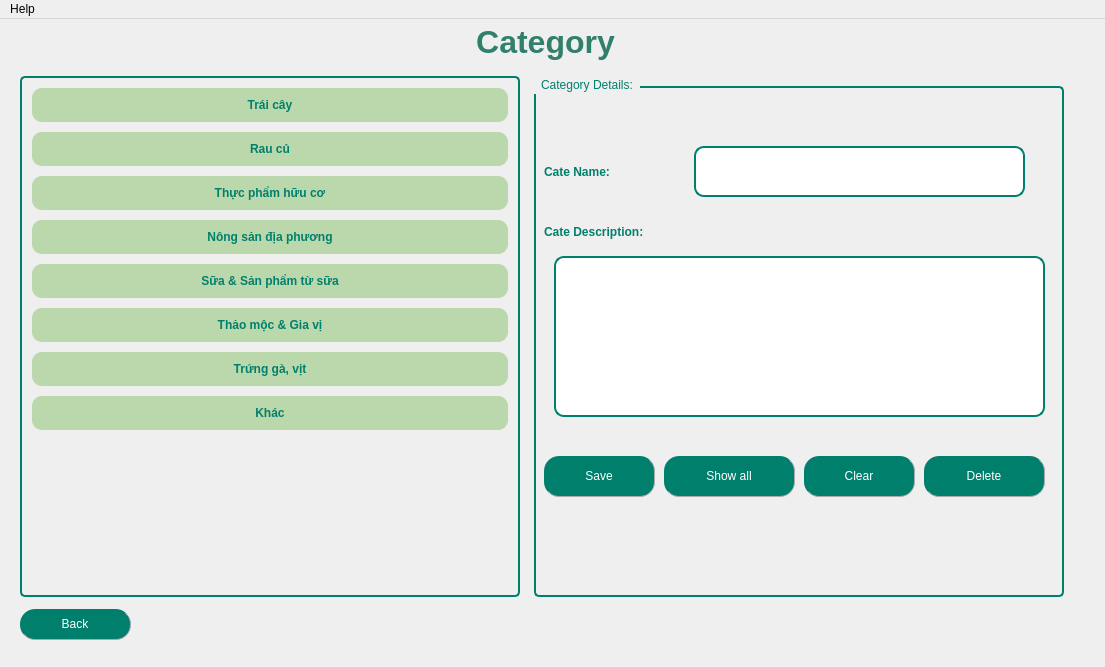
<?xml version="1.0" encoding="UTF-8"?>
<ui version="4.0">
 <class>MainWindow</class>
 <widget class="QMainWindow" name="MainWindow">
  <property name="geometry">
   <rect>
    <x>0</x>
    <y>0</y>
    <width>1105</width>
    <height>667</height>
   </rect>
  </property>
  <property name="maximumSize">
   <size>
    <width>16777207</width>
    <height>16777215</height>
   </size>
  </property>
  <property name="windowTitle">
   <string>Products</string>
  </property>
  <property name="windowIcon">
   <iconset>
    <normaloff>../ima/famer.jpg</normaloff>../ima/famer.jpg</iconset>
  </property>
  <property name="styleSheet">
   <string notr="true">QMenuBar {
    background-color: #00806c;  /* Màu nền */
    color: White;  /* Màu chữ */
	font-weight: bold;
}

QMenuBar::item {
    background-color: transparent;
    padding: 5px 10px;
}

QMenuBar::item:selected { 
    background-color: #86ad6f;  /* Màu khi hover */
}
QTableWidget {
	border: 2px solid #2E8B57; /* Viền màu xanh lá đậm */
    gridline-color: black;     /* Màu đường kẻ ô */
    background-color: #d2e3c3; /* Màu nền */
 	gridline-color: #006400; /* Màu đường kẻ */
    font-size: 12pt;
    font-family: &quot;Times New Roman&quot;;
}
QHeaderView::section {
    background-color: #00806c; /* Màu nền tiêu đề bảng */
    color: White;
    font-weight: bold;
    border: 1px solid #006400;
}
QTableCornerButton::section {
    background-color: #00806c; /* Cùng màu với tiêu đề */
    border: 1px solid #006400;
}
background-image: url(&quot;nentron.png&quot;);
background-repeat: no-repeat;
background-position: center;
background-size: cover;
</string>
  </property>
  <widget class="QWidget" name="centralwidget">
   <widget class="QWidget" name="layoutWidget">
    <property name="geometry">
     <rect>
      <x>12</x>
      <y>57</y>
      <width>1061</width>
      <height>521</height>
     </rect>
    </property>
    <layout class="QHBoxLayout" name="horizontalLayout_4">
     <item>
      <widget class="QListWidget" name="listWidgetCategory">
       <property name="enabled">
        <bool>true</bool>
       </property>
       <property name="maximumSize">
        <size>
         <width>500</width>
         <height>700</height>
        </size>
       </property>
       <property name="layoutDirection">
        <enum>Qt::LeftToRight</enum>
       </property>
       <property name="styleSheet">
        <string notr="true">QListWidget::item:selected {
    background: #00806c;  /* Giữ màu nền xanh đậm */
    color: white;         /* Chữ trắng */
    font-weight: bold;
    border: none;         /* Bỏ viền trắng */
    outline: none;        /* Loại bỏ đường viền focus */
}

QListWidget {
    border: 2px solid #00806c;  /* Viền xanh đậm */
    border-radius: 5px;         /* Bo góc nhẹ */
    background: transparent; /* Nền tổng thể xanh nhạt */
    font: bold 14pt &quot;Tahoma&quot;;   /* Font chữ đậm */
    color: #00806c;             /* Chữ xanh đậm */
    padding: 5px;
}

QListWidget::item {
    padding: 10px;
    border-radius: 10px;           /* Bo tròn góc */
    background-color: rgb(186, 216, 171);  /* Xanh nhạt khác nền tổng thể */
    color: #00806c;                /* Chữ xanh đậm */
    margin: 5px;
    text-align: center;
}

QListWidget::item:hover {
    background: white;   /* Khi di chuột vào, nền trắng */
    color: #00806c;      /* Chữ vẫn xanh đậm */
}

QListWidget::item:selected {
    background: #00806c;  /* Màu xanh đậm khi chọn */
    color: white;         /* Chữ trắng để nổi bật */
    font-weight: bold;
    border: none; /* Bỏ viền khi chọn */
}

QListWidget::item:selected:active {
    background: #00806c; /* Giữ màu khi focus */
    color: white; 
    border: none;
    outline: none; /* Bỏ đường viền khi focus */
}</string>
       </property>
       <property name="frameShape">
        <enum>QFrame::NoFrame</enum>
       </property>
       <property name="verticalScrollBarPolicy">
        <enum>Qt::ScrollBarAsNeeded</enum>
       </property>
       <property name="horizontalScrollBarPolicy">
        <enum>Qt::ScrollBarAsNeeded</enum>
       </property>
       <property name="flow">
        <enum>QListView::TopToBottom</enum>
       </property>
       <item>
        <property name="text">
         <string>Trái cây</string>
        </property>
        <property name="font">
         <font>
          <family>Tahoma</family>
          <weight>75</weight>
          <bold>true</bold>
         </font>
        </property>
        <property name="textAlignment">
         <set>AlignCenter</set>
        </property>
       </item>
       <item>
        <property name="text">
         <string>Rau củ</string>
        </property>
        <property name="font">
         <font>
          <family>Tahoma</family>
          <weight>75</weight>
          <bold>true</bold>
         </font>
        </property>
        <property name="textAlignment">
         <set>AlignCenter</set>
        </property>
       </item>
       <item>
        <property name="text">
         <string>Thực phẩm hữu cơ</string>
        </property>
        <property name="font">
         <font>
          <weight>75</weight>
          <italic>false</italic>
          <bold>true</bold>
          <underline>false</underline>
          <strikeout>false</strikeout>
         </font>
        </property>
        <property name="textAlignment">
         <set>AlignCenter</set>
        </property>
       </item>
       <item>
        <property name="text">
         <string>Nông sản địa phương</string>
        </property>
        <property name="font">
         <font>
          <weight>75</weight>
          <bold>true</bold>
         </font>
        </property>
        <property name="textAlignment">
         <set>AlignCenter</set>
        </property>
       </item>
       <item>
        <property name="text">
         <string>Sữa &amp; Sản phẩm từ sữa</string>
        </property>
        <property name="font">
         <font>
          <weight>75</weight>
          <bold>true</bold>
         </font>
        </property>
        <property name="textAlignment">
         <set>AlignCenter</set>
        </property>
       </item>
       <item>
        <property name="text">
         <string>Thảo mộc &amp; Gia vị</string>
        </property>
        <property name="font">
         <font>
          <weight>75</weight>
          <bold>true</bold>
         </font>
        </property>
        <property name="textAlignment">
         <set>AlignCenter</set>
        </property>
       </item>
       <item>
        <property name="text">
         <string>Trứng gà, vịt</string>
        </property>
        <property name="font">
         <font>
          <weight>75</weight>
          <bold>true</bold>
         </font>
        </property>
        <property name="textAlignment">
         <set>AlignCenter</set>
        </property>
       </item>
       <item>
        <property name="text">
         <string>Khác</string>
        </property>
        <property name="font">
         <font>
          <family>Tahoma</family>
          <weight>75</weight>
          <bold>true</bold>
         </font>
        </property>
        <property name="textAlignment">
         <set>AlignCenter</set>
        </property>
       </item>
      </widget>
     </item>
     <item>
      <widget class="QGroupBox" name="groupBox">
       <property name="maximumSize">
        <size>
         <width>530</width>
         <height>700</height>
        </size>
       </property>
       <property name="styleSheet">
        <string notr="true">QGroupBox {
    border: 2px solid #00806c; /* Viền xanh đậm */
    border-radius: 5px; /* Bo góc nhẹ */
    margin-top: 10px; /* Đẩy tiêu đề lên trên viền */
    font: bold 14pt &quot;Tahoma&quot;; /* Chữ in đậm */
    color: #00806c; /* Màu chữ xanh ngọc */

}

QGroupBox::title {
    subcontrol-origin: margin;
    subcontrol-position: top left; /* Tiêu đề nằm góc trái */
    padding: 2px 5px;
    border-radius: 3px;
}
QLabel {
	font: bold 12pt &quot;Tahoma&quot;;        /* Cỡ chữ */
    color: #00806c;             /* Màu chữ */
    font-weight: bold;      /* Chữ đậm */

}
QLineEdit {
    border: 2px solid #00806c; /* Viền xanh lá đậm */
    border-radius: 10px;       /* Bo tròn góc */
    padding: 5px;              /* Khoảng cách nội dung với viền */
    background-color: white;   /* Nền trắng */
	 font-size: 15px;        /* Cỡ chữ */
}</string>
       </property>
       <property name="title">
        <string>Category Details:</string>
       </property>
       <property name="alignment">
        <set>Qt::AlignLeading|Qt::AlignLeft|Qt::AlignVCenter</set>
       </property>
       <widget class="QLineEdit" name="lineEditCateID">
        <property name="geometry">
         <rect>
          <x>160</x>
          <y>70</y>
          <width>331</width>
          <height>51</height>
         </rect>
        </property>
        <property name="styleSheet">
         <string notr="true">QLineEdit {
    border: 2px solid #00806c; /* Viền xanh lá đậm */
    border-radius: 10px;       /* Bo tròn góc */
    padding: 5px;              /* Khoảng cách nội dung với viền */
    background-color: white;   /* Nền trắng */
	 font-size: 16px;        /* Cỡ chữ */
}</string>
        </property>
        <property name="clearButtonEnabled">
         <bool>true</bool>
        </property>
       </widget>
       <widget class="QPushButton" name="pushButtonSave">
        <property name="geometry">
         <rect>
          <x>10</x>
          <y>380</y>
          <width>111</width>
          <height>41</height>
         </rect>
        </property>
        <property name="styleSheet">
         <string notr="true">QPushButton{
        border-radius: 15px;
		border-right: 1px solid #aaaaaa;
		border-bottom: 1px solid #aaaaaa;
		font: bold 12pt &quot;Tahoma&quot;; /* Chữ in đậm */

}

QPushButton:enabled {
		background-color: #00806c;
		color: White;
}

QPushButton:pressed {
		background-color: #dfc456;
		color: #fffffe;
}


QPushButton:hover:!pressed {
		background-color: #86ad6f;
		color: #0c2f70;
}

QPushButton:disabled {
		background-color: #aaaaaa;
		color: #ffffff;
}
</string>
        </property>
        <property name="text">
         <string>Save</string>
        </property>
        <property name="icon">
         <iconset>
          <normaloff>../../images/save (2).png</normaloff>../../images/save (2).png</iconset>
        </property>
        <property name="iconSize">
         <size>
          <width>25</width>
          <height>25</height>
         </size>
        </property>
       </widget>
       <widget class="QPushButton" name="pushButtonDelete">
        <property name="geometry">
         <rect>
          <x>390</x>
          <y>380</y>
          <width>121</width>
          <height>41</height>
         </rect>
        </property>
        <property name="styleSheet">
         <string notr="true">QPushButton{
        border-radius: 15px;
		border-right: 1px solid #aaaaaa;
		border-bottom: 1px solid #aaaaaa;
		font: bold 12pt &quot;Tahoma&quot;; /* Chữ in đậm */

}

QPushButton:enabled {
		background-color: #00806c;
		color: White;
}

QPushButton:pressed {
		background-color: #dfc456;
		color: #fffffe;
}


QPushButton:hover:!pressed {
		background-color: #86ad6f;
		color: #0c2f70;
}

QPushButton:disabled {
		background-color: #aaaaaa;
		color: #ffffff;
}
</string>
        </property>
        <property name="text">
         <string>Delete</string>
        </property>
        <property name="icon">
         <iconset>
          <normaloff>../../images/delete.png</normaloff>../../images/delete.png</iconset>
        </property>
        <property name="iconSize">
         <size>
          <width>30</width>
          <height>30</height>
         </size>
        </property>
       </widget>
       <widget class="QPushButton" name="pushButtonShowall">
        <property name="geometry">
         <rect>
          <x>130</x>
          <y>380</y>
          <width>131</width>
          <height>41</height>
         </rect>
        </property>
        <property name="styleSheet">
         <string notr="true">QPushButton{
        border-radius: 15px;
		border-right: 1px solid #aaaaaa;
		border-bottom: 1px solid #aaaaaa;
		font: bold 12pt &quot;Tahoma&quot;; /* Chữ in đậm */

}

QPushButton:enabled {
		background-color: #00806c;
		color: White;
}

QPushButton:pressed {
		background-color: #dfc456;
		color: #fffffe;
}


QPushButton:hover:!pressed {
		background-color: #86ad6f;
		color: #0c2f70;
}

QPushButton:disabled {
		background-color: #aaaaaa;
		color: #ffffff;
}
</string>
        </property>
        <property name="text">
         <string>Show all</string>
        </property>
        <property name="icon">
         <iconset>
          <normaloff>../../images/showall.webp</normaloff>../../images/showall.webp</iconset>
        </property>
        <property name="iconSize">
         <size>
          <width>25</width>
          <height>25</height>
         </size>
        </property>
       </widget>
       <widget class="QLabel" name="label_7">
        <property name="geometry">
         <rect>
          <x>10</x>
          <y>80</y>
          <width>121</width>
          <height>31</height>
         </rect>
        </property>
        <property name="text">
         <string>Cate Name:</string>
        </property>
       </widget>
       <widget class="QLabel" name="label_8">
        <property name="geometry">
         <rect>
          <x>10</x>
          <y>140</y>
          <width>231</width>
          <height>31</height>
         </rect>
        </property>
        <property name="text">
         <string>Cate Description:</string>
        </property>
       </widget>
       <widget class="QLineEdit" name="lineEditDescription">
        <property name="geometry">
         <rect>
          <x>20</x>
          <y>180</y>
          <width>491</width>
          <height>161</height>
         </rect>
        </property>
        <property name="styleSheet">
         <string notr="true">QLineEdit {
    border: 2px solid #00806c; /* Viền xanh lá đậm */
    border-radius: 10px;       /* Bo tròn góc */
    padding: 5px;              /* Khoảng cách nội dung với viền */
    background-color: white;   /* Nền trắng */
	 font-size: 16px;        /* Cỡ chữ */
}</string>
        </property>
        <property name="text">
         <string/>
        </property>
       </widget>
       <widget class="QPushButton" name="pushButtonClear">
        <property name="geometry">
         <rect>
          <x>270</x>
          <y>380</y>
          <width>111</width>
          <height>41</height>
         </rect>
        </property>
        <property name="styleSheet">
         <string notr="true">QPushButton{
        border-radius: 15px;
		border-right: 1px solid #aaaaaa;
		border-bottom: 1px solid #aaaaaa;
		font: bold 12pt &quot;Tahoma&quot;; /* Chữ in đậm */

}

QPushButton:enabled {
		background-color: #00806c;
		color: White;
}

QPushButton:pressed {
		background-color: #dfc456;
		color: #fffffe;
}


QPushButton:hover:!pressed {
		background-color: #86ad6f;
		color: #0c2f70;
}

QPushButton:disabled {
		background-color: #aaaaaa;
		color: #ffffff;
}
</string>
        </property>
        <property name="text">
         <string>Clear</string>
        </property>
        <property name="icon">
         <iconset>
          <normaloff>../../images/clear.png</normaloff>../../images/clear.png</iconset>
        </property>
        <property name="iconSize">
         <size>
          <width>25</width>
          <height>25</height>
         </size>
        </property>
       </widget>
      </widget>
     </item>
    </layout>
   </widget>
   <widget class="QLabel" name="label">
    <property name="geometry">
     <rect>
      <x>10</x>
      <y>0</y>
      <width>1071</width>
      <height>48</height>
     </rect>
    </property>
    <property name="maximumSize">
     <size>
      <width>16777215</width>
      <height>50</height>
     </size>
    </property>
    <property name="styleSheet">
     <string notr="true">font: 22pt &quot;Tahoma&quot;;
color: rgb(26, 140, 118);
</string>
    </property>
    <property name="text">
     <string>&lt;html&gt;&lt;head/&gt;&lt;body&gt;&lt;p&gt;&lt;span style=&quot; font-size:24pt; font-weight:600; color:#30806c;&quot;&gt;Category&lt;/span&gt;&lt;/p&gt;&lt;/body&gt;&lt;/html&gt;</string>
    </property>
    <property name="alignment">
     <set>Qt::AlignCenter</set>
    </property>
   </widget>
   <widget class="QLabel" name="labelBackground">
    <property name="geometry">
     <rect>
      <x>0</x>
      <y>0</y>
      <width>1111</width>
      <height>751</height>
     </rect>
    </property>
    <property name="text">
     <string/>
    </property>
    <property name="pixmap">
     <pixmap>../../images/FARMERS.gif</pixmap>
    </property>
    <property name="scaledContents">
     <bool>true</bool>
    </property>
   </widget>
   <widget class="QPushButton" name="pushButtonBack">
    <property name="geometry">
     <rect>
      <x>20</x>
      <y>590</y>
      <width>111</width>
      <height>31</height>
     </rect>
    </property>
    <property name="styleSheet">
     <string notr="true">QPushButton{
        border-radius: 15px;
		border-right: 1px solid #aaaaaa;
		border-bottom: 1px solid #aaaaaa;
		font: bold 12pt &quot;Tahoma&quot;; /* Chữ in đậm */

}

QPushButton:enabled {
		background-color: #00806c;
		color: White;
}

QPushButton:pressed {
		background-color: #dfc456;
		color: #fffffe;
}


QPushButton:hover:!pressed {
		background-color: #86ad6f;
		color: #0c2f70;
}

QPushButton:disabled {
		background-color: #aaaaaa;
		color: #ffffff;
}
</string>
    </property>
    <property name="text">
     <string>Back</string>
    </property>
    <property name="icon">
     <iconset>
      <normaloff>../../images/back.png</normaloff>../../images/back.png</iconset>
    </property>
    <property name="iconSize">
     <size>
      <width>25</width>
      <height>25</height>
     </size>
    </property>
   </widget>
   <zorder>labelBackground</zorder>
   <zorder>layoutWidget</zorder>
   <zorder>label</zorder>
   <zorder>pushButtonBack</zorder>
  </widget>
  <widget class="QMenuBar" name="menubar">
   <property name="geometry">
    <rect>
     <x>0</x>
     <y>0</y>
     <width>1105</width>
     <height>31</height>
    </rect>
   </property>
   <widget class="QMenu" name="menuHelp">
    <property name="title">
     <string>Help</string>
    </property>
    <addaction name="actionCurrentHelp"/>
   </widget>
   <addaction name="menuHelp"/>
  </widget>
  <action name="actionExit">
   <property name="icon">
    <iconset>
     <normaloff>../../Khanh Tran/.designer/images/9104334_sign out_logout_exit_out_icon.png</normaloff>../../Khanh Tran/.designer/images/9104334_sign out_logout_exit_out_icon.png</iconset>
   </property>
   <property name="text">
    <string>Exit</string>
   </property>
   <property name="shortcut">
    <string>Esc</string>
   </property>
  </action>
  <action name="importTXT_file">
   <property name="icon">
    <iconset>
     <normaloff>../../Khanh Tran/.designer/images/bxs-file-txt-512.webp</normaloff>../../Khanh Tran/.designer/images/bxs-file-txt-512.webp</iconset>
   </property>
   <property name="text">
    <string>txt file</string>
   </property>
   <property name="shortcut">
    <string>Ctrl+T</string>
   </property>
  </action>
  <action name="importCSV_file">
   <property name="icon">
    <iconset>
     <normaloff>../../Khanh Tran/.designer/images/4344184.png</normaloff>../../Khanh Tran/.designer/images/4344184.png</iconset>
   </property>
   <property name="text">
    <string>csv file</string>
   </property>
   <property name="shortcut">
    <string>Ctrl+Y</string>
   </property>
  </action>
  <action name="importXML_file">
   <property name="text">
    <string>xml file</string>
   </property>
  </action>
  <action name="importJSON_file">
   <property name="icon">
    <iconset>
     <normaloff>../../Khanh Tran/.designer/images/3456434.png</normaloff>../../Khanh Tran/.designer/images/3456434.png</iconset>
   </property>
   <property name="text">
    <string>json file</string>
   </property>
  </action>
  <action name="importExcel_file">
   <property name="icon">
    <iconset>
     <normaloff>../../Khanh Tran/.designer/images/logo_brand_brands_logos_excel-512.webp</normaloff>../../Khanh Tran/.designer/images/logo_brand_brands_logos_excel-512.webp</iconset>
   </property>
   <property name="text">
    <string>excel file</string>
   </property>
   <property name="shortcut">
    <string>Ctrl+I</string>
   </property>
  </action>
  <action name="importPickle_file">
   <property name="text">
    <string>pickle file</string>
   </property>
  </action>
  <action name="exportTXT_file">
   <property name="icon">
    <iconset>
     <normaloff>../../Khanh Tran/.designer/images/bxs-file-txt-512.webp</normaloff>../../Khanh Tran/.designer/images/bxs-file-txt-512.webp</iconset>
   </property>
   <property name="text">
    <string>txt file</string>
   </property>
   <property name="shortcut">
    <string>Ctrl+R</string>
   </property>
  </action>
  <action name="exportCSV_file">
   <property name="icon">
    <iconset>
     <normaloff>../../Khanh Tran/.designer/images/4344184.png</normaloff>../../Khanh Tran/.designer/images/4344184.png</iconset>
   </property>
   <property name="text">
    <string>csv file</string>
   </property>
   <property name="shortcut">
    <string>Ctrl+G</string>
   </property>
  </action>
  <action name="exportXML_file">
   <property name="text">
    <string>xml file</string>
   </property>
  </action>
  <action name="exportJSON_file">
   <property name="icon">
    <iconset>
     <normaloff>../../Khanh Tran/.designer/images/3456434.png</normaloff>../../Khanh Tran/.designer/images/3456434.png</iconset>
   </property>
   <property name="text">
    <string>json file</string>
   </property>
  </action>
  <action name="exportPickle_file">
   <property name="text">
    <string>pickle file</string>
   </property>
  </action>
  <action name="exportExcel_file">
   <property name="icon">
    <iconset>
     <normaloff>../../Khanh Tran/.designer/images/logo_brand_brands_logos_excel-512.webp</normaloff>../../Khanh Tran/.designer/images/logo_brand_brands_logos_excel-512.webp</iconset>
   </property>
   <property name="text">
    <string>excel file</string>
   </property>
   <property name="shortcut">
    <string>Ctrl+E</string>
   </property>
  </action>
  <action name="actionHelp">
   <property name="icon">
    <iconset>
     <normaloff>../../Khanh Tran/.designer/images/9044348_help_icon.png</normaloff>../../Khanh Tran/.designer/images/9044348_help_icon.png</iconset>
   </property>
   <property name="text">
    <string>Help</string>
   </property>
   <property name="shortcut">
    <string>F1</string>
   </property>
  </action>
  <action name="actionFeedback">
   <property name="icon">
    <iconset>
     <normaloff>../../Khanh Tran/.designer/images/8207898_about_info_information_help_ui_icon.png</normaloff>../../Khanh Tran/.designer/images/8207898_about_info_information_help_ui_icon.png</iconset>
   </property>
   <property name="text">
    <string>Feedback</string>
   </property>
   <property name="shortcut">
    <string>Ctrl+F</string>
   </property>
  </action>
  <action name="importJson_file">
   <property name="text">
    <string>json file</string>
   </property>
  </action>
  <action name="exportJson_file">
   <property name="text">
    <string>json file</string>
   </property>
  </action>
  <action name="actionCurrentHelp">
   <property name="text">
    <string>Current Help</string>
   </property>
  </action>
 </widget>
 <resources/>
 <connections/>
</ui>
